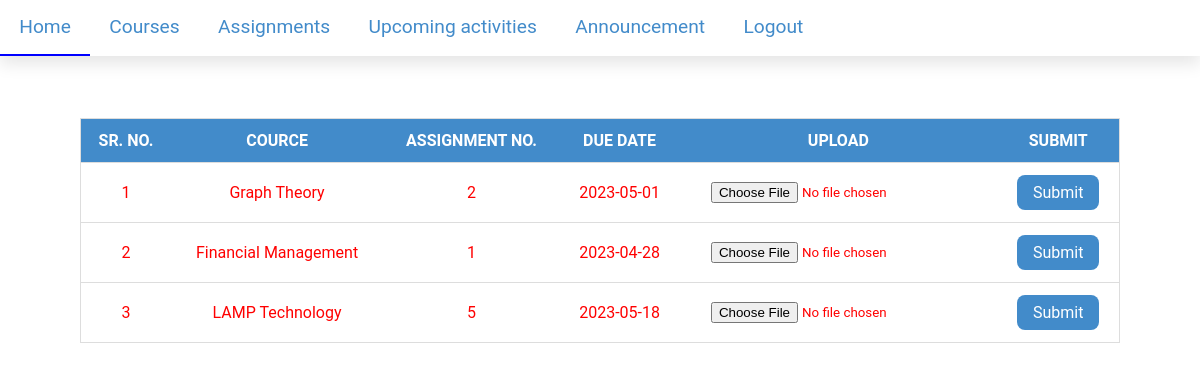
/assignment.php (signed in), run on the app's committed database.
### tables this page shows
CREATE TABLE `assignment` (
  `id` int(11) NOT NULL,
  `semester` decimal NOT NULL,
  `pra_no` int(20) NOT NULL,
  `cource_name` varchar(200) NOT NULL,
  `date` date NOT NULL
);

### assignment.php (the view, shortened to what this page needs)
<!DOCTYPE html>
<html lang="en">
<head>
</head>
<body>
	<nav>
		<ul>
			<li><a href="start.php">Home</a></li>
			<li><a href="cources.php">Courses</a></li>
			<li><a href="assignment.php" class="active">Assignments</a></li>
			<li><a href="upcoming_activities.php">Upcoming activities</a></li>
			<li><a href="announcement.php">Announcement</a></li>
			<li><a href="logout.php">Logout </a></li>
		</ul>
	</nav>
	<br><br>
	<?php
	require('db.php');
	$roll = $_SESSION['roll_no'];
	$sem = $_SESSION['sem'];
	$query = "SELECT a.semester, a.pra_no ,a.cource_name,a.date FROM assignment a
LEFT JOIN submitted_assignment s
ON a.cource_name = s.cource_name AND a.pra_no = s.pra_no AND s.roll_no = '$roll' AND a.semester = $sem
WHERE s.submission_date IS NULL ";
	$result = mysqli_query($conn, $query);
	?>
	<div class="cource">
		<p>
		<table>
			<tr>
				<th>Sr. no.</th>
				<th>Cource</th>
				<th>assignment no.</th>
				<th>Due date</th>
				<th>Upload</th>
				<th>Submit</th>
			</tr>
			<?php
			$cnt = 1;
			while ($row = $result->fetch_assoc()) {
				?>
				<?php
				if (date("Y-m-d") > $row['date']) {
					?>
					<tr style="color:red;">
						<?php
				} else {
					?>
					<tr>
					<?php
				}
				?>
					<td>
						<?php echo $cnt++; ?>
					</td>
					<td>
						<?php echo $row['cource_name'] ?>
					</td>
					<td>
						<?php echo $row['pra_no']; ?>
					</td>
					<td>
						<?php echo $row['date']; ?>
					</td>
					<td>
  <form action="submit.php?cource_name=<?php echo $row['cource_name']; ?>&pra_no=<?php echo $row['pra_no']; ?>&date=<?php echo $row['date']; ?>" method="post" enctype="multipart/form-data">
    <input type="file" name="upload_file" id="upload_file">
</td>
<td>
    <input type="submit" name="submit" value="Submit" class="btn">
</td>
				</tr>
				<?php
			}
			?>
		</table>
		</p>
	</div>
</body>
</html>

### assignment.php (style rules this page uses)
* { margin: 0px; padding: 0px; font-family: 'Roboto', sans-serif; }
nav { background-color: white; box-shadow: 0 0.5em 1em rgba(0, 0, 0, 0.1); position: fixed; top: 0; width: 100%; z-index: 1; }
nav ul { list-style-type: none; margin: 0; padding: 0; overflow: hidden; }
nav li { float: left; }
nav li a { display: block; color: #428bca; font-size: 1.2em; padding: 0.8em 1em; text-align: center; text-decoration: none; transition: background-color 0.3s ease; }
nav a.active { background-color: white; }
.cource { display: flex; flex-wrap: wrap; margin: 80px 80px; }
table { border-collapse: collapse; width: 100%; text-align: center; }
th { background-color: #428bca; color: white; font-weight: bold; text-transform: uppercase; }
th, td { padding: 12px; }
tr { border: 1px solid #ddd; }
.btn { border: none; background-color: #428bca; border-radius: 0.5em; color: #fff; cursor: pointer; font-size: 1em; padding: 0.5em 1em; text-align: center; text-decoration: none; transition: background-color 0.3s ease; }

### data on the page
assignment: cource_name "Graph Theory", pra_no "2", date "2023-05-01"
assignment: cource_name "Financial Management", pra_no "1", date "2023-04-28"
assignment: cource_name "LAMP Technology", pra_no "5", date "2023-05-18"
